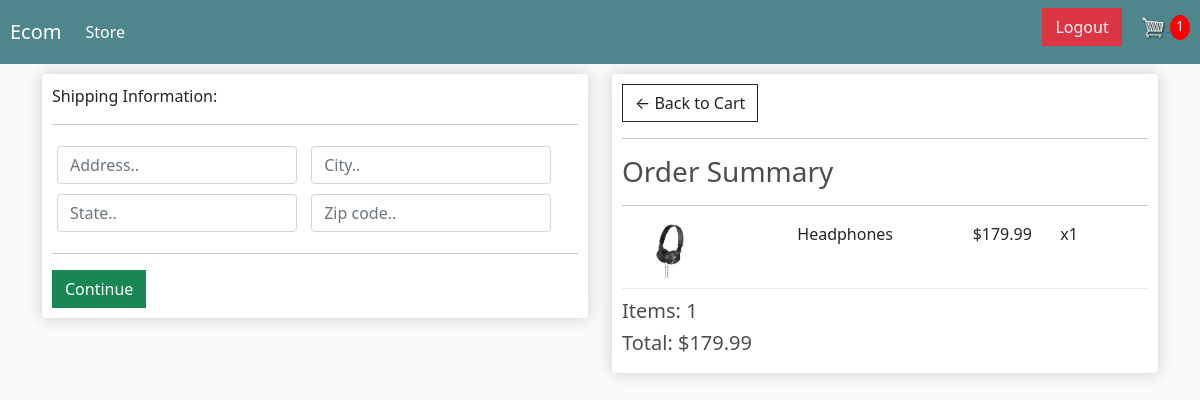
/checkout/ (signed in), run on an earlier commit of the app's database.
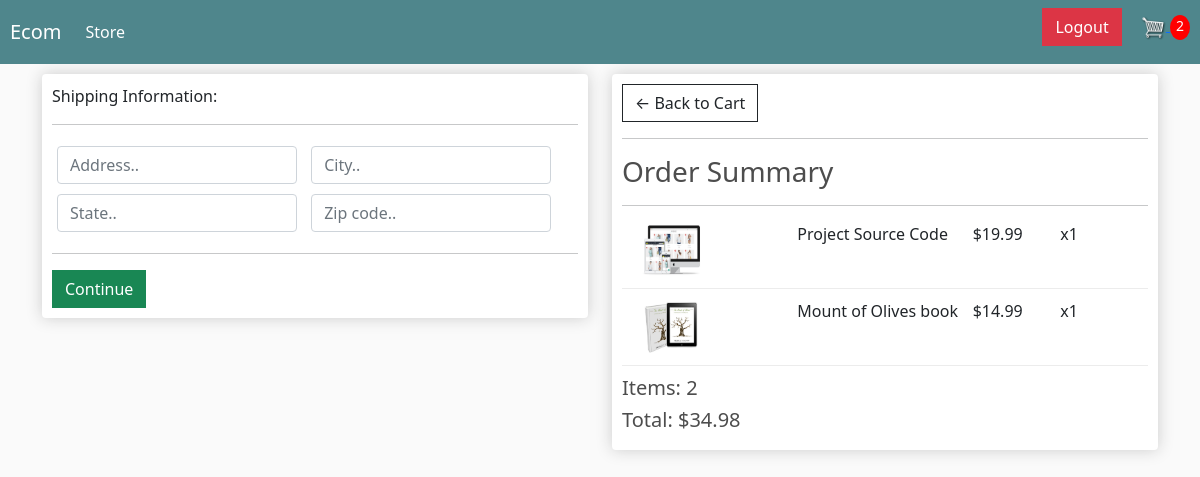
And on a later commit of the database.
### store/models.py (models this page shows, shortened)
class OrderItem(models.Model):
    product = models.ForeignKey(Product, on_delete=models.SET_NULL, blank=True, null=True)
    order = models.ForeignKey(Order, on_delete=models.SET_NULL,blank=True, null=True)
    quantity = models.IntegerField(default=0, null=True, blank=True)
    date_added = models.DateTimeField(auto_now_add=True)
    @property
    def get_total(self):
        total = self.quantity * self.product.price
        return total

class Product(models.Model):
    name = models.CharField(max_length=200, null=True)
    price = models.FloatField()
    digital = models.BooleanField(default=False, null=True, blank=False)
    image = models.ImageField(null=True, blank=True)
    @property
    def imageURL(self):
        try:
            url = self.image.url
        except:
            url = ''
        return url

class Order(models.Model):
    customer = models.ForeignKey(Customer, on_delete=models.SET_NULL, null=True, blank=True)
    date_ordered = models.DateTimeField(auto_now_add=True)
    complete = models.BooleanField(default=False, null=True, blank=False)
    transaction_id = models.CharField(max_length=100, null=True)
    @property
    def shipping(self):
        shipping = False
        orderitems = self.orderitem_set.all()
        for item in orderitems:
            if item.product.digital == False:
                shipping = True
        return shipping
    @property
    def get_cart_total(self):
        orderitems = self.orderitem_set.all()
        total = sum([item.get_total for item in orderitems])
        return total
    @property
    def get_cart_items(self):
        orderitems = self.orderitem_set.all()
        total = sum([item.quantity for item in orderitems])
        return total

### store/views.py (the view)
# urls.py: path('checkout/', views.checkout, name='checkout'),
def checkout(request):
    data = cartData(request)
    cartItems = data['cartItems']
    order = data['order']
    items = data['items']
    context = {
        'items': items,
        'order': order,
        'cartItems': cartItems
    }
    return render(request, 'store/checkout.html', context)

### store/utils.py (called while the page is built)
def cartData(request):
    if request.user.is_authenticated:
        customer = request.user.customer
        order, created = Order.objects.get_or_create(customer=customer, complete=False)
        items = order.orderitem_set.all()
        cartItems = order.get_cart_items
    else:
        cookieData = cookieCart(request)
        cartItems = cookieData['cartItems']
        order = cookieData['order']
        items = cookieData['items']
    return {'cartItems': cartItems, 'order': order, 'items': items}

### store/templates/store/checkout.html (shortened to what this page needs)
{% extends 'store/main.html' %}
{% load static %}
{% block content %}
<div class="row">
	<div class="col-lg-6">
		<div class="box-element" id="form-wrapper">
            <form id="form">
                <div id="shipping-info">
                    <p>Shipping Information:</p>
                    <hr>
                    <div class="form-field">
                        <input class="form-control" type="text" name="address" placeholder="Address..">
                    </div>
                    <div class="form-field">
                        <input class="form-control" type="text" name="city" placeholder="City..">
                    </div>
                    <div class="form-field">
                        <input class="form-control" type="text" name="state" placeholder="State..">
                    </div>
                    <div class="form-field">
                        <input class="form-control" type="text" name="zipcode" placeholder="Zip code..">
                    </div>
                </div>
                <hr>
                <input id="form-button" class="btn btn-success btn-block" type="submit" value="Continue">
            </form>
		</div>
        <br>
	</div>
	<div class="col-lg-6">
        <div class="box-element">
            <a  class="btn btn-outline-dark" href="{% url 'cart' %}">&#x2190; Back to Cart</a>
            <hr>
            <h3>Order Summary</h3>
            <hr>
            {% for item in items %}
                <div class="cart-row">
                    <div style="flex:2"><img class="row-image" src="{{ item.product.imageURL }}"></div>
                    <div style="flex:2"><p>{{ item.product.name }}</p></div>
                    <div style="flex:1"><p>${{ item.product.price|floatformat:2 }}</p></div>
                    <div style="flex:1"><p>x{{ item.quantity }}</p></div>
                </div>
            {% endfor %}
            <h5>Items:   {{ order.get_cart_items }}</h5>
            <h5>Total:   ${{ order.get_cart_total|floatformat:2 }}</h5>
        </div>
	</div>
</div>
{% endblock content %}

What changed in the data, as far as the page shows it:
removed OrderItem: product.imageURL (picture), product.name "Headphones", product.price "179.99", quantity "1"
no longer on this page (row edited): Order: get_cart_items "1", get_cart_total "179.99"
added OrderItem: product.imageURL (picture), product.name "Project Source Code", product.price "19.99", quantity "1"
added OrderItem: product.imageURL (picture), product.name "Mount of Olives book", product.price "14.99", quantity "1"
added Order: get_cart_items "2", get_cart_total "34.98"
Also different on the page:
{{ cartItems }}: "1" → "2"
